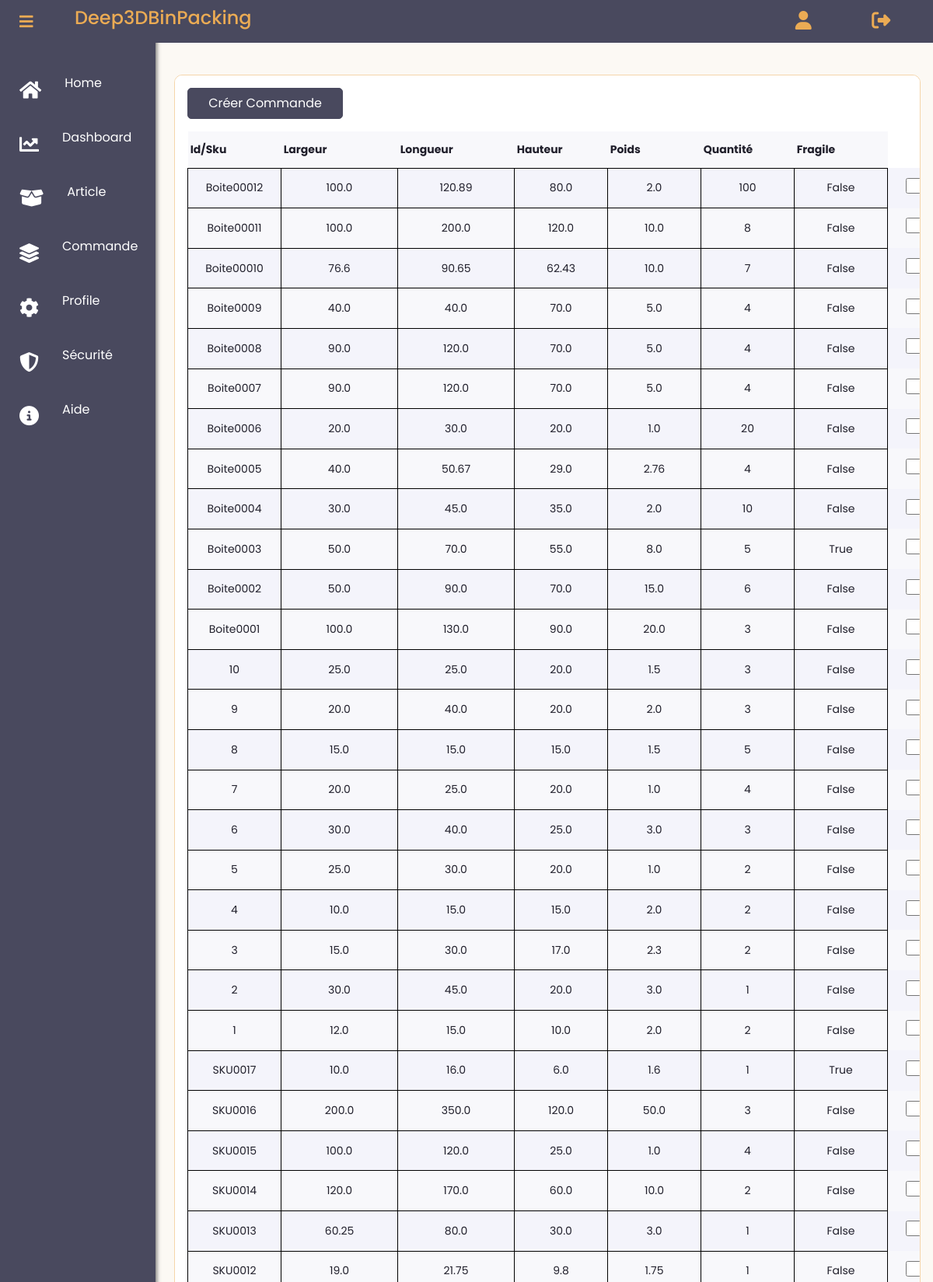
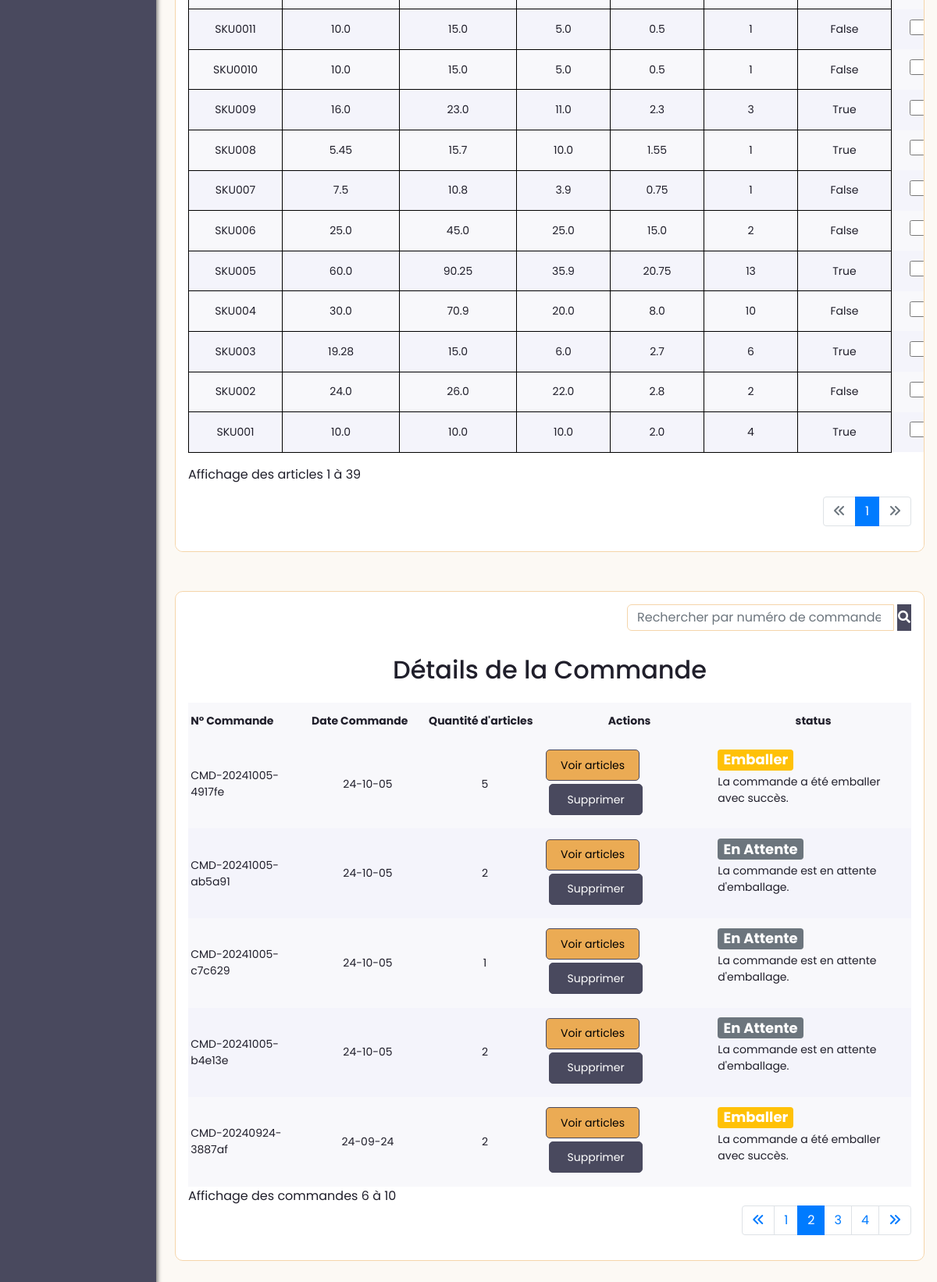
/articles?commande_page=2 (signed in), run on the app's committed database (2 pictures, top to bottom).
### app/models.py (models this page shows, shortened)
class Article(db.Model):
    __tablename__ = 'Article'
    id = db.Column(db.Integer, primary_key=True, autoincrement=True)
    user_id = db.Column(db.Integer(), db.ForeignKey('User.id'))
    sku = db.Column(db.String(30), nullable=False)
    largeur = db.Column(db.Float(precision=5), nullable=False)
    longueur = db.Column(db.Float(precision=5), nullable=False)
    hauteur = db.Column(db.Float(precision=5), nullable=False)
    poids = db.Column(db.Float(precision=5), nullable=False)
    quantite = db.Column(db.Integer(), nullable=False)
    fragile = db.Column(db.Boolean(), default=False)
    date_creation = db.Column(db.Date,default=dt_date.today())
    commandes = db.relationship('Commande', secondary=association_table_article_commande, back_populates='articles')

class Commande(db.Model):
    __tablename__ = 'Commande'
    id = db.Column(db.Integer, primary_key=True, autoincrement=True)
    date_creation = db.Column(db.Date, default=dt_date.today())
    numero_commande = db.Column(db.String(50), unique=True, nullable=False)
    user_id = db.Column(db.Integer, db.ForeignKey('User.id'))
    status = db.Column(db.String(20), nullable=False, default='En Attente')  # Exemple : 'pending', 'cancelled', 'validated'
    conteneurs = db.relationship('Conteneur', secondary=association_table_commande_conteneur, back_populates='commandes')
    articles = db.relationship('Article', secondary=association_table_article_commande, back_populates='commandes')

### app/routes.py (the view)
@app.route("/articles", methods=['GET', 'POST'])
@login_required
def article():
    selected_articles = session.get('selected_articles', [])  # Récupérer les articles sélectionnés depuis la session
    page = request.args.get('page', 1, type=int)
    number_articles_per_page = 40  # Nombre d'articles par page
    articles_query = Article.query.filter_by(user_id=current_user.id).order_by(Article.id.desc())
    articles_pagination = articles_query.paginate(page=page, per_page=number_articles_per_page, error_out=False)
    start_index = (articles_pagination.page - 1) * articles_pagination.per_page + 1
    end_index = min(articles_pagination.page * articles_pagination.per_page, articles_query.count())
    user_commandes = Commande.query.filter_by(user_id=current_user.id).all()
    search_commandes = request.args.get('search_commandes')
    search_commandes = request.args.get('search_commandes')
    commande_page = request.args.get('commande_page', 1, type=int)
    per_page = 5
    if search_commandes:
        commandes_query = Commande.query.filter(
            Commande.user_id == current_user.id,  # Filtre par utilisateur
            (
                Commande.numero_commande.ilike(f'%{search_commandes}%') |
            (   Commande.date_creation.ilike(f'%{search_commandes}%')) |
                Commande.status.ilike(f'%{search_commandes}%')
            )
        )
    else:
        commandes_query = Commande.query.filter_by(user_id=current_user.id).order_by(Commande.id.desc())
    commandes_pagination = commandes_query.paginate(page=commande_page, per_page=per_page, error_out=False)
    pagination_args = Pagination(page=commande_page, per_page=per_page, total=commandes_query.count(), css_framework='bootstrap4')
    start_indexc = (commandes_pagination.page - 1) * commandes_pagination.per_page + 1
    end_indexc = min(commandes_pagination.page * commandes_pagination.per_page, commandes_query.count())
    commandes = commandes_pagination.items
    print(f"Nombre de commandes trouvées: {commandes_query.count()}")
    for commande in user_commandes:
        if len(commande.articles) == 0:
            db.session.delete(commande)
    user_commandes = [commande for commande in Commande.query.filter_by(user_id=current_user.id).all() if len(commande.articles) > 0]
    return render_template(
        'user_dashboard/list_article.html',
        selected_articles=selected_articles,
        start_index=start_index,
        end_index=end_index,
        start_indexc=start_indexc,
        end_indexc=end_indexc,
        articles=articles_pagination.items,
        articles_pagination=articles_pagination,
        commandes_pagination=commandes_pagination,
        commandes=commandes,
        pagination_args=pagination_args,
        user_commandes=user_commandes
    )

### app/models.py (called while the page is built)
@login_manager.user_loader
def load_user(user_id):
    return User.query.get(int(user_id))

### app/routes.py (called while the page is built)
@app.before_request
def before_request():
    if current_user.is_authenticated:
        g.image = url_for('static', filename='images/' + current_user.image) if current_user.image else None
    else:
        g.image = None

### app/templates/user_dashboard/list_article.html (shortened to what this page needs)
{% extends "user_dashboard/layout.html" %}
{% block content %}
{% if articles %}
<div class="card detail container">
  <div class="detail-header">
    <form method="POST" action="{{ url_for('create_commande') }}">
      <button type="submit" class="mb-3 download" style="background-color: #49495e; color: #fff; border: 1px solid #49495e; height: 40px;width: 200px;">Créer Commande</button>
      <table>
        <tr>
          <th>Id/Sku</th>
          <th>Largeur</th>
          <th>Longueur</th>
          <th>Hauteur</th>
          <th>Poids</th>
          <th>Quantité</th>
          <th>Fragile</th>
        </tr>
        {% for article in articles_pagination.items %}
        <tr>
          <td style="border: 1px solid black; padding: 5px; text-align: center;">{{ article.sku }}</td>
          <td style="border: 1px solid black; padding: 5px; text-align: center;">{{ article.largeur }}</td>
          <td style="border: 1px solid black; padding: 5px; text-align: center;">{{ article.longueur }}</td>
          <td style="border: 1px solid black; padding: 5px; text-align: center;">{{ article.hauteur }}</td>
          <td style="border: 1px solid black; padding: 5px; text-align: center;">{{ article.poids }}</td>
          <td style="border: 1px solid black; padding: 5px; text-align: center;">{{ article.quantite }}</td>
          <td style="border: 1px solid black; padding: 5px; text-align: center;">{{ article.fragile }}</td>
          <td>
            <input
              style="width: 20px; height: 20px; margin-left: 20px;"
              type="checkbox"
              name="selected_articles"
              value="{{ article.id }}"
              {% if article.id in selected_articles %}checked{% endif %}>
          </td>
        </tr>
        {% endfor %}
      </table>
      <div class="mt-3">
        Affichage des articles {{ start_index }} à {{ end_index }}
      </div>
    </form>
  </div>
  <nav aria-label="Page navigation example">
    <ul class="pagination justify-content-end mt-3">
      <li class="page-item {% if not articles_pagination.has_prev %}disabled{% endif %}">
        <a class="page-link" {% if articles_pagination.has_prev %}href="{{ url_for('article', page=articles_pagination.prev_num) }}"{% endif %}><i class="fa-solid fa-angles-left"></i></a>
      </li>
      {% for page_num in articles_pagination.iter_pages() %}
        {% if page_num %}
          <li class="page-item {% if page_num == articles_pagination.page %}active{% endif %}">
            <a class="page-link" href="{{ url_for('article', page=page_num) }}">{{ page_num }}</a>
          </li>
        {% else %}
          <li class="page-item disabled">
            <a class="page-link" href="#">...</a>
          </li>
        {% endif %}
      {% endfor %}
      <li class="page-item {% if not articles_pagination.has_next %}disabled{% endif %}">
        <a class="page-link" {% if articles_pagination.has_next %}href="{{ url_for('article', page=articles_pagination.next_num) }}"{% endif %}><i class="fa-solid fa-angles-right"></i></a>
      </li>
    </ul>
  </nav>
  {% endif %}
</div>
<div class="card detail container" style="margin-top: 50px;">
  <form class="form-inline justify-content-end mb-3" method="get" action="{{ url_for('article') }}">
    <div class="input-group">
      <input class="form-control mr-sm-1" type="search" placeholder="Rechercher par numéro de commande ou date..." aria-label="search_commandes" name="search_commandes">
      <button type="submit" class="bto btn-primary"><i class="fa fa-search"></i></button>
    </div>
  </form>
{% if commandes %}
  <div class="text-center"><h2>Détails de la Commande</h2></div>
  <div class="detail-header">
  <table class="">
      <thead>
          <tr>
              <th scope="col">N° Commande</th>
              <th scope="col">Date Commande</th>
              <th scope="col">Quantité d'articles</th>
              <th scope="col" class="text-center">Actions</th>
              <th scope="col" class="text-center">status</th>
          </tr>
      </thead>
      <tbody>
        {% for commande in commandes %}
          <tr>
              <td>{{ commande.numero_commande }}</td>
              <td class="text-center">
                {% if commande.date_creation %}
                    {{ commande.date_creation.strftime('%y-%m-%d') }}
                {% else %}
                    Date de création non disponible
                {% endif %}
            </td>
              <td class="text-center">{{ commande.articles|length }}</td>
              <td>
                  <button class="" data-bs-toggle="modal" style="background-color: #ebab54; border: #ebab54; color: black; border: 1px solid #49495e; height: 40px;" data-bs-target="#commandeDetailsModal-{{ commande.id }}">Voir articles</button>
                  <button type="button" class="btn-sm m-1 delete"  style="background-color: #49495e; color: #fff; border: 1px solid #49495e; height: 40px;" data-toggle="modal" data-target="#deleteModal{{commande.id}}">Supprimer</button>
              </td>
              <td>
                {% if commande.status == 'Annuler' %}
                  <span class="badge bg-danger mb-2" style="font-size: 18px; color:#fff">{{ commande.status }}</span>
                  <p>La commande a été annulée.</p>
                {% elif commande.status == 'Valider' %}
                  <span class="badge bg-success mb-1" style="font-size: 18px; color:#fff">{{ commande.status }}</span>
                  <p>La commande a été validée et est en cours de traitement.</p>
                  {% elif commande.status == 'Emballer' %}
                  <span class="badge bg-warning mb-1" style="font-size: 18px; color:#fff">{{ commande.status }}</span>
                  <p>La commande a été emballer avec succès.</p>
                {% else %}
                  <span class="badge bg-secondary mb-1" style="font-size: 18px; color:#fff">{{ commande.status }}</span>
                  <p>La commande est en attente d'emballage.</p>
                {% endif %}
              </td>
          </tr>
          {% endfor %}
      </tbody>
  </table>
</div>
Affichage des commandes {{ start_indexc }} à {{ end_indexc }}
<nav aria-label="Page navigation example mt-3">
  <ul class="pagination justify-content-end">
    <li class="page-item {% if not commandes_pagination.has_prev %}disabled{% endif %}">
      <a class="page-link" {% if commandes_pagination.has_prev %}href="{{ url_for('article', commande_page=commandes_pagination.prev_num) }}"{% endif %}><i class="fa-solid fa-angles-left"></i></a>
    </li>
    {% for page_num in commandes_pagination.iter_pages() %}
      {% if page_num %}
        <li class="page-item {% if page_num == commandes_pagination.page %}active{% endif %}">
          <a class="page-link"  href="{{ url_for('article', commande_page=page_num) }}">{{ page_num }}</a>
        </li>
      {% else %}
        <li class="page-item disabled">
          <a class="page-link"  href="#">...</a>
        </li>
      {% endif %}
    {% endfor %}
    <li class="page-item {% if not commandes_pagination.has_next %}disabled{% endif %}">
      <a class="page-link" {% if commandes_pagination.has_next %}href="{{ url_for('article', commande_page=commandes_pagination.next_num) }}"{% endif %}><i class="fa-solid fa-angles-right"></i></a>
    </li>
  </ul>
</nav>
{% else %}
<div class="alert-warning text-center">
  Aucune commandes trouvées
</div>
</div>
{% endif %}
{% endblock content %}

### app/static/client/main.css (style rules this page uses)
* { margin: 0; padding: 0; box-sizing: border-box; outline: none; font-family: "Poppins", sans-serif; }
body { background-color: #fcf9f4; }
h2 { font: 18px; padding: 15px 0; }
.card { background-color: #fff; padding: 1rem; border-radius: 10px; }
.detail { grid-area: detail; overflow-x: auto; }
.detail-header { display: grid; grid-auto-flow: column; justify-items: space-between; align-items: center; }
.detail-header button { height: 30px; width: 120px; border: 1px solid #2d2b98; background-color: #2d2b98; color:#f2f2f2; border-radius: 5px; cursor: pointer; transition: all 0.2s ease-in; }
.detail table { width: 100%; border-collapse: collapse; }
.detail table tr:nth-child(odd) { background-color: #f8f8fb; }
.detail table tr { background-color: #f4f4fb; }
.detail table th, .detail table td { padding: 0.8rem 0.2rem; text-align: left; min-width: 120px; font-size: 14px; }
.detail table tr td:nth-child(2), .detail table tr td:nth-child(3) { min-width: 150px; }
.delete { background-color: #49495e; color: #fff; border: 1px solid #49495e; }

### app/static/client/account.css (style rules this page uses)
.card { border: solid 1px #f5d5aa; }
.btn-primary { background-color: #49495e; color: #fff; border: 1px solid #49495e; }
.form-control { width: 100%; margin-bottom: 24px; border: 1px solid #f5d5aa; border-radius: 6px; font-size: 16px; line-height: 20px; }
button, input { overflow: visible; }

### data on the page
Article: sku "Boite00012", largeur "100.0", longueur "120.89", hauteur "80.0", poids "2.0", quantite "100", fragile "False"
Article: sku "Boite00011", largeur "100.0", longueur "200.0", hauteur "120.0", poids "10.0", quantite "8", fragile "False"
Article: sku "Boite00010", largeur "76.6", longueur "90.65", hauteur "62.43", poids "10.0", quantite "7", fragile "False"
Article: sku "Boite0009", largeur "40.0", longueur "40.0", hauteur "70.0", poids "5.0", quantite "4", fragile "False"
Article: sku "Boite0008", largeur "90.0", longueur "120.0", hauteur "70.0", poids "5.0", quantite "4", fragile "False"
Article: sku "Boite0007", largeur "90.0", longueur "120.0", hauteur "70.0", poids "5.0", quantite "4", fragile "False"
Article: sku "Boite0006", largeur "20.0", longueur "30.0", hauteur "20.0", poids "1.0", quantite "20", fragile "False"
Article: sku "Boite0005", largeur "40.0", longueur "50.67", hauteur "29.0", poids "2.76", quantite "4", fragile "False"
Article: sku "Boite0004", largeur "30.0", longueur "45.0", hauteur "35.0", poids "2.0", quantite "10", fragile "False"
Article: sku "Boite0003", largeur "50.0", longueur "70.0", hauteur "55.0", poids "8.0", quantite "5", fragile "True"
Article: sku "Boite0002", largeur "50.0", longueur "90.0", hauteur "70.0", poids "15.0", quantite "6", fragile "False"
Article: sku "Boite0001", largeur "100.0", longueur "130.0", hauteur "90.0", poids "20.0", quantite "3", fragile "False"
Article: sku "10", largeur "25.0", longueur "25.0", hauteur "20.0", poids "1.5", quantite "3", fragile "False"
Article: sku "9", largeur "20.0", longueur "40.0", hauteur "20.0", poids "2.0", quantite "3", fragile "False"
Article: sku "8", largeur "15.0", longueur "15.0", hauteur "15.0", poids "1.5", quantite "5", fragile "False"
Article: sku "7", largeur "20.0", longueur "25.0", hauteur "20.0", poids "1.0", quantite "4", fragile "False"
Article: sku "6", largeur "30.0", longueur "40.0", hauteur "25.0", poids "3.0", quantite "3", fragile "False"
Article: sku "5", largeur "25.0", longueur "30.0", hauteur "20.0", poids "1.0", quantite "2", fragile "False"
Article: sku "4", largeur "10.0", longueur "15.0", hauteur "15.0", poids "2.0", quantite "2", fragile "False"
Article: sku "3", largeur "15.0", longueur "30.0", hauteur "17.0", poids "2.3", quantite "2", fragile "False"
Article: sku "2", largeur "30.0", longueur "45.0", hauteur "20.0", poids "3.0", quantite "1", fragile "False"
Article: sku "1", largeur "12.0", longueur "15.0", hauteur "10.0", poids "2.0", quantite "2", fragile "False"
Article: sku "SKU0017", largeur "10.0", longueur "16.0", hauteur "6.0", poids "1.6", quantite "1", fragile "True"
Article: sku "SKU0016", largeur "200.0", longueur "350.0", hauteur "120.0", poids "50.0", quantite "3", fragile "False"
Article: sku "SKU0015", largeur "100.0", longueur "120.0", hauteur "25.0", poids "1.0", quantite "4", fragile "False"
Article: sku "SKU0014", largeur "120.0", longueur "170.0", hauteur "60.0", poids "10.0", quantite "2", fragile "False"
Article: sku "SKU0013", largeur "60.25", longueur "80.0", hauteur "30.0", poids "3.0", quantite "1", fragile "False"
Article: sku "SKU0012", largeur "19.0", longueur "21.75", hauteur "9.8", poids "1.75", quantite "1", fragile "False"
Article: sku "SKU0011", largeur "10.0", longueur "15.0", hauteur "5.0", poids "0.5", quantite "1", fragile "False"
Article: sku "SKU0010", largeur "10.0", longueur "15.0", hauteur "5.0", poids "0.5", quantite "1", fragile "False"
Article: sku "SKU009", largeur "16.0", longueur "23.0", hauteur "11.0", poids "2.3", quantite "3", fragile "True"
Article: sku "SKU008", largeur "5.45", longueur "15.7", hauteur "10.0", poids "1.55", quantite "1", fragile "True"
Article: sku "SKU007", largeur "7.5", longueur "10.8", hauteur "3.9", poids "0.75", quantite "1", fragile "False"
Article: sku "SKU006", largeur "25.0", longueur "45.0", hauteur "25.0", poids "15.0", quantite "2", fragile "False"
Article: sku "SKU005", largeur "60.0", longueur "90.25", hauteur "35.9", poids "20.75", quantite "13", fragile "True"
Article: sku "SKU004", largeur "30.0", longueur "70.9", hauteur "20.0", poids "8.0", quantite "10", fragile "False"
Article: sku "SKU003", largeur "19.28", longueur "15.0", hauteur "6.0", poids "2.7", quantite "6", fragile "True"
Article: sku "SKU002", largeur "24.0", longueur "26.0", hauteur "22.0", poids "2.8", quantite "2", fragile "False"
Article: sku "SKU001", largeur "10.0", longueur "10.0", hauteur "10.0", poids "2.0", quantite "4", fragile "True"
Commande: numero_commande "CMD-20241005-4917fe", date_creation "24-10-05", articles|length "5", status "Emballer"
Commande: numero_commande "CMD-20241005-ab5a91", date_creation "24-10-05", articles|length "2", status "En Attente"
Commande: numero_commande "CMD-20241005-c7c629", date_creation "24-10-05", articles|length "1", status "En Attente"
Commande: numero_commande "CMD-20241005-b4e13e", date_creation "24-10-05", articles|length "2", status "En Attente"
Commande: numero_commande "CMD-20240924-3887af", date_creation "24-09-24", articles|length "2", status "Emballer"

### other printed values
{{ start_index }} "1"
{{ end_index }} "39"
{{ page_num }} "1"
{{ start_indexc }} "6"
{{ end_indexc }} "10"
{{ page_num }} "1" "2" "3" "4"
